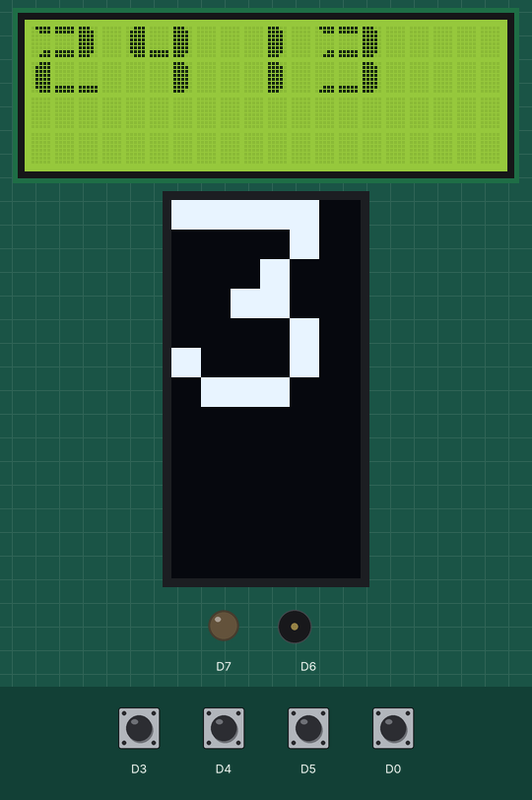
Recording of a sketch running on a simulated ESP8266 (NodeMCU). Parts: 20×4 character LCD, 64×128 one-colour display, output pins drawn as LEDs (lit = HIGH), buzzer (waves = sounding). Dashed ring = blinking. Inputs (shaded band) come from the test bench; at power-on: D0, D3–5 HIGH. WiFi joins after 1.5 s; servers stay silent unless stated; the display library's start-up logo is not drawn; uploads are accepted with an empty reply; random numbers use the default seed unless the sketch sets one; what the sketch prints to the serial monitor is not drawn.

Above: at 8.5 s.
8.6 s: D4 pulled LOW for 0.15 s
At 10.2 s:
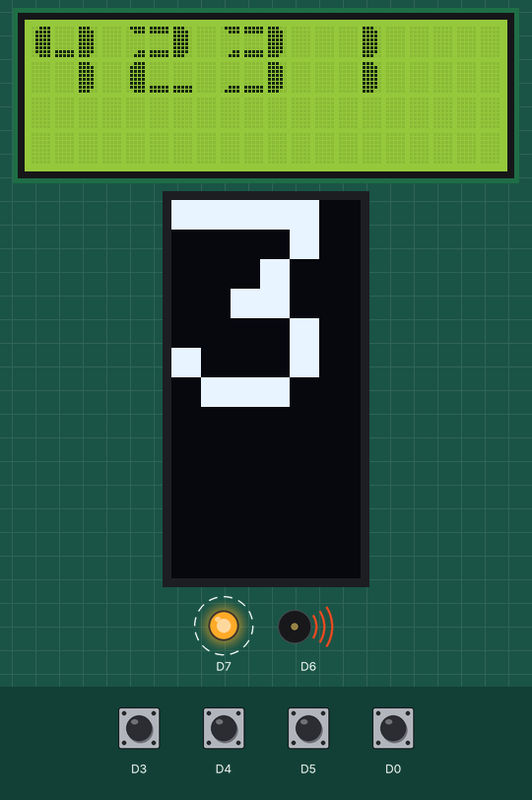
11.7 s: D3 pulled LOW for 0.15 s
At 14.7 s:
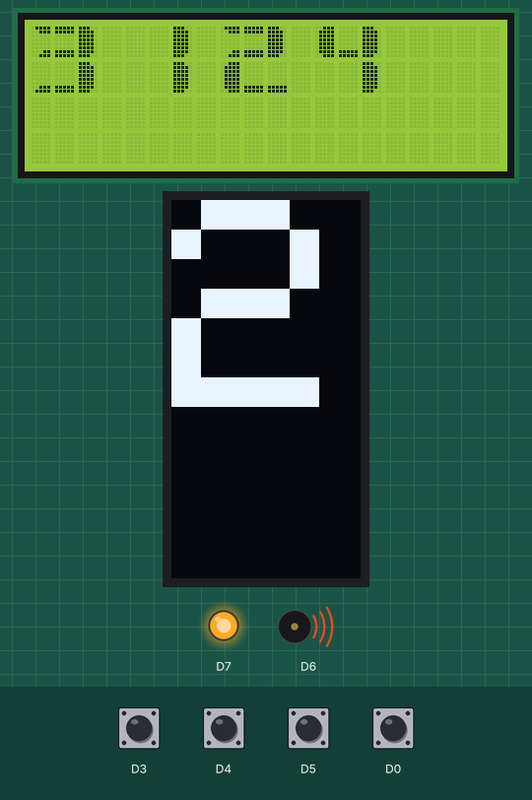
14.8 s: D5 pulled LOW for 1 s
At 18.5 s:
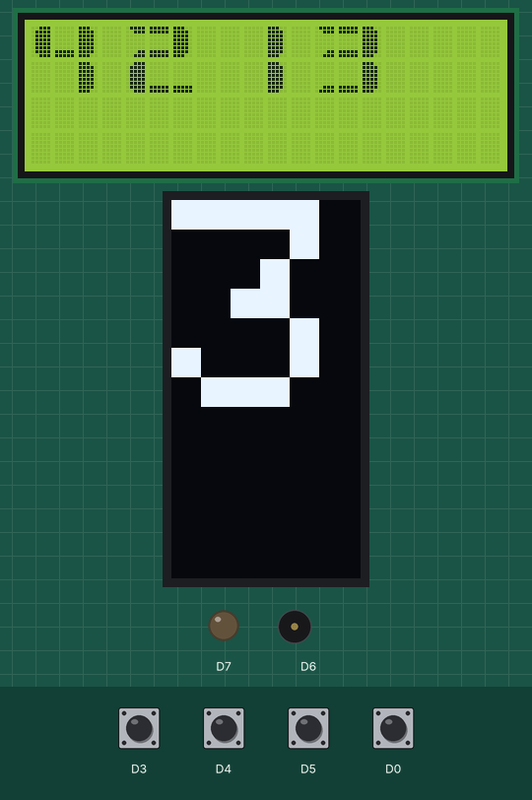
18.8 s: D0 pulled LOW for 0.15 s
At 20.7 s:
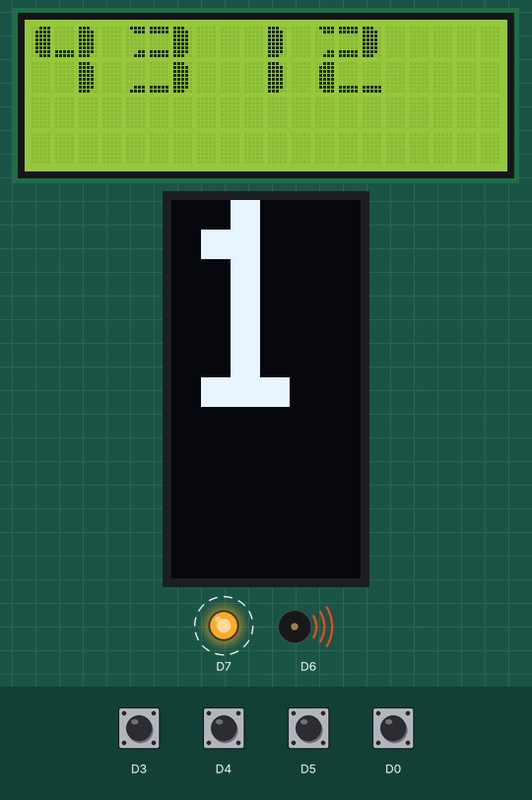
21.9 s: D5 pulled LOW for 0.15 s
At 23.7 s:
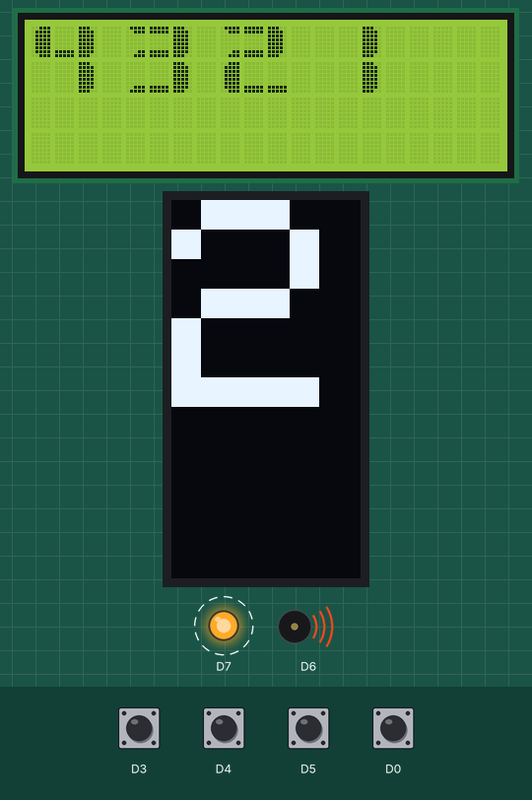
25.0 s: D3 pulled LOW for 1 s
At 27.4 s:
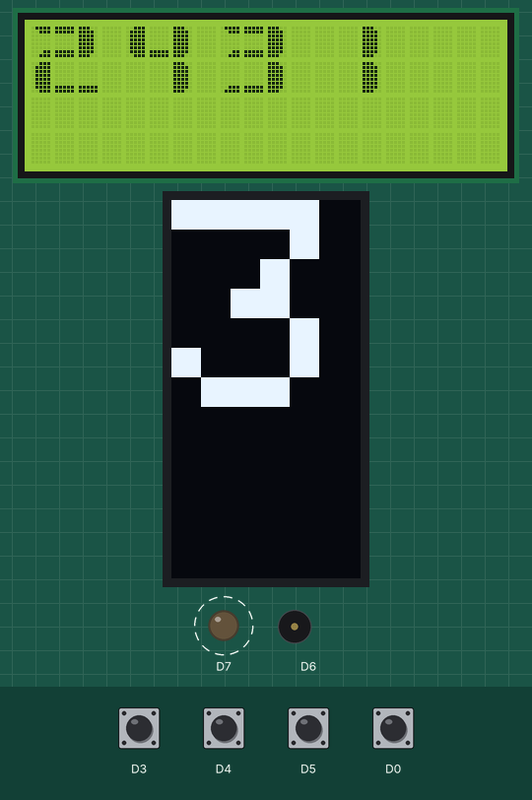
Timing chart, 0 to 28.9 s (numbered marks = the images above; inputs shaded):
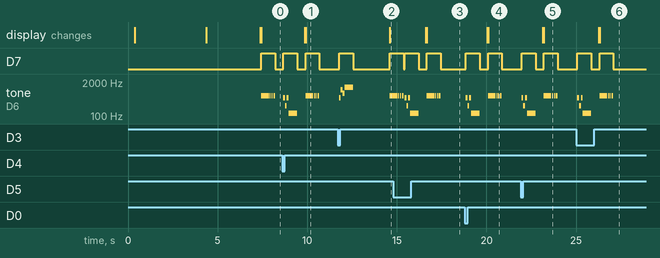

Measured:
- after the input at 8.6 s, D7: alternates HIGH for 0.78 s and LOW for 0.46 s, starting after 0.07 s; tone on D6: plays 500 Hz for 0.10 s, 250 Hz for 0.10 s, 500 Hz for 0.10 s, 125 Hz for 0.47 s, 600 Hz for 0.42 s, 600 Hz for 0.05 s … (8 notes in this stretch), starting after 0.07 s; the display: first changes after 1.2 s (image 1 shows a later state)
- after the input at 11.7 s, D7: LOW → HIGH after 0.08 s, → LOW 0.78 s later, → HIGH 2.1 s later; tone on D6: plays 500 Hz for 0.10 s, 1000 Hz for 0.10 s, 750 Hz for 0.10 s, 1250 Hz for 0.47 s, 600 Hz for 0.19 s, starting after 0.08 s; the display: changes after 2.9 s (image 2)
- after the input at 14.8 s, the display: first changes after 1.8 s (image 3 shows a later state)
- after the input at 18.8 s, D7: alternates HIGH for 0.78 s and LOW for 0.46 s, starting after 0.05 s; tone on D6: plays 500 Hz for 0.10 s, 250 Hz for 0.10 s, 500 Hz for 0.10 s, 125 Hz for 0.47 s, 600 Hz for 0.42 s, 600 Hz for 0.05 s … (8 notes in this stretch), starting after 0.05 s; the display: first changes after 1.2 s (image 4 shows a later state)
- after the input at 21.9 s, D7: alternates HIGH for 0.78 s and LOW for 0.46 s, starting after 0.06 s; tone on D6: plays 500 Hz for 0.10 s, 250 Hz for 0.10 s, 500 Hz for 0.10 s, 125 Hz for 0.47 s, 600 Hz for 0.42 s, 600 Hz for 0.05 s … (8 notes in this stretch), starting after 0.06 s; the display: first changes after 1.2 s (image 5 shows a later state)
- after the input at 25.0 s, D7: alternates HIGH for 0.78 s and LOW for 0.46 s, 4 changes in all, then stays LOW, starting after 0.07 s; tone on D6: plays 500 Hz for 0.10 s, 250 Hz for 0.10 s, 500 Hz for 0.10 s, 125 Hz for 0.47 s, 600 Hz for 0.42 s, 600 Hz for 0.05 s … (8 notes in this stretch), starting after 0.07 s
- by itself, tone on D6: repeats every 0.10 s: silent 0.05 s, 600 Hz 0.05 s

The sketch:

memory_game.ino
```cpp
#include <SPI.h>
#include <Wire.h>
#include <Adafruit_GFX.h>
#include <Adafruit_SH110X.h>

#include "bigFont.h" // has LiquidCrystal_I2C.h inside
#include "connectionHandler.h"

#define i2c_Address 0x3c
#define SCREEN_WIDTH 128
#define SCREEN_HEIGHT 64
#define OLED_RESET -1

Adafruit_SH1106G oled = Adafruit_SH1106G(SCREEN_WIDTH, SCREEN_HEIGHT, &Wire, OLED_RESET);

int stageVal[] = {0, 0, 0, 0, 0};
int stageBtns[5][4] = {{1, 2, 3, 4}, {1, 2, 3, 4}, {1, 2, 3, 4}, {1, 2, 3, 4}, {1, 2, 3, 4}};
int correctBtns[5][2] = {{0, 0}, {0, 0}, {0, 0}, {0, 0}, {0, 0}};
int buttons[] = {D5, D4, D3, D0};

int win = false;
int isFailed = false;
int strikes = 0;

void setup() {
  delay(250);
  Serial.begin(9600);

  pinMode(D0, INPUT_PULLUP);
  pinMode(D3, INPUT_PULLUP);
  pinMode(D4, INPUT_PULLUP);
  pinMode(D5, INPUT_PULLUP);

  pinMode(D6, OUTPUT);
  pinMode(D7, OUTPUT);

  // 16x2 LCD setup
  lcd.init();
  lcd.backlight();
  lcd.clear();
  declareBigFont();

  // OLED setup
  oled.begin(i2c_Address, true);
  oled.display();
  delay(2000);
  oled.clearDisplay();
  oled.setRotation(1);
  oled.setTextSize(10);
  oled.setTextColor(SH110X_WHITE);

  if (connectToMainBoard("asdf", "123456789")) {
    if (sendHandshake("memory")) {
      oled.setRotation(0);
      oled.clearDisplay();
      oled.setCursor(0, 0);
      oled.setTextSize(1);

      strikes = getStrikes();
      if (strikes > 2) isFailed = true;

      oled.clearDisplay();
      oled.println("Handshake done\nStrikes: " + String(strikes));
      oled.display();

      delay(3000);
    }
  }

  oled.setTextSize(10);
  oled.clearDisplay();
  oled.setRotation(1);
  oled.display();

  randomSeed(ESP.getCycleCount());
  startNewGame();
}

void loop() {
  if (isFailed || strikes > 2) {
    isFailed = true;
    oled.setRotation(0);
    oled.clearDisplay();
    oled.setCursor(0, 5);
    oled.setTextSize(2);
    oled.println("Defusing\nFailed");
    oled.display();
    for(;;) delay(1000);
  } else if (win) {
    // Keeps the "COMPLETED" screen visible
    for(;;) delay(1000);
  }

  int pos = -1;
  for(int i = 0; i < 5; i++) {
    Serial.print("Round #");
    Serial.print(i + 1);
    Serial.println(", start!");
    updateDisplays(i);
    buzzerTunes(2);

    pos = -1;
    while(pos == -1) {
      if(digitalRead(D5) == 0) pos = 0;
      if(digitalRead(D4) == 0) pos = 1;
      if(digitalRead(D3) == 0) pos = 2;
      if(digitalRead(D0) == 0) pos = 3;
      delay(50);
    }

    if(pos == correctBtns[i][1]) {
      Serial.print("Button #");
      Serial.print(pos + 1);
      Serial.println(" is correct!");
      buzzerTunes(0);

      // Check if this was the final stage (Stage 5)
      if(i == 4) {
        win = true;

        // --- COMPLETION FEEDBACK ---
        oled.setRotation(0);      // Horizontal mode
        oled.clearDisplay();
        oled.setTextSize(2);
        oled.setCursor(10, 20);
        oled.println("COMPLETED");
        oled.display();

        Serial.println("[!] Puzzle Solved! Sending finished signal...");

        if (sendFinished("memory")) {
          Serial.println("[+] Main board acknowledged completion.");
        } else {
          Serial.println("[-] Failed to notify main board.");
        }

        break;
      }
    }
    else {
      Serial.print("Button #");
      Serial.print(pos + 1);
      Serial.println(" is wrong!");
      buzzerTunes(1);

      sendStrike();
      strikes = getStrikes();

      startNewGame();
      break;
    }

    delay(2000);
  }
}

void updateDisplays(int currentStage) {
  lcd.clear();
  for(int i = 0; i < 4; i++) {
    printNumber(stageBtns[currentStage][i], i * 4);
  }
  oled.clearDisplay();
  oled.setCursor(0, 0);
  oled.print(stageVal[currentStage]);
  oled.display();
}

void startNewGame() {
  lcd.clear();
  oled.clearDisplay();
  generateStageVal();
  generateStageBtns();
  generateCorrectBtns();
}

void generateStageVal() {
  for(int i = 0; i < 5; i++) {
    stageVal[i] = random(1, 5);
  }
}

void generateStageBtns() {
  int rstStageBtns[5][4] = {{1, 2, 3, 4}, {1, 2, 3, 4}, {1, 2, 3, 4}, {1, 2, 3, 4}, {1, 2, 3, 4}};
  memcpy(stageBtns, rstStageBtns, sizeof(rstStageBtns));

  for(int i = 0; i < 5; i++) {
    for (int j = 3; j > 0; --j) {
      int randNum = random(0, j + 1);
      int tempNum = stageBtns[i][j];
      stageBtns[i][j] = stageBtns[i][randNum];
      stageBtns[i][randNum] = tempNum;
    }
  }
}

void generateCorrectBtns() {
  for(int i = 0; i < 5; i++) {
    switch(i) {
      case 0: // Stage #1
        switch(stageVal[i]) {
          case 1: correctBtns[0][0] = stageBtns[0][1]; correctBtns[0][1] = 1; break;
          case 2: correctBtns[0][0] = stageBtns[0][1]; correctBtns[0][1] = 1; break;
          case 3: correctBtns[0][0] = stageBtns[0][2]; correctBtns[0][1] = 2; break;
          case 4: correctBtns[0][0] = stageBtns[0][3]; correctBtns[0][1] = 3; break;
        }
        break;
      case 1: // Stage #2
        switch(stageVal[i]) {
          case 1: correctBtns[1][0] = 4; correctBtns[1][1] = getBtnPos(4, 1); break;
          case 2: correctBtns[1][0] = stageBtns[1][correctBtns[0][1]]; correctBtns[1][1] = correctBtns[0][1]; break;
          case 3: correctBtns[1][0] = stageBtns[1][0]; correctBtns[1][1] = 0; break;
          case 4: correctBtns[1][0] = stageBtns[1][correctBtns[0][1]]; correctBtns[1][1] = correctBtns[0][1]; break;
        }
        break;
      case 2: // Stage #3
        switch(stageVal[i]) {
          case 1: correctBtns[2][0] = correctBtns[1][0]; correctBtns[2][1] = getBtnPos(correctBtns[1][0], 2); break;
          case 2: correctBtns[2][0] = correctBtns[0][0]; correctBtns[2][1] = getBtnPos(correctBtns[0][0], 2); break;
          case 3: correctBtns[2][0] = stageBtns[2][2]; correctBtns[2][1] = 2; break;
          case 4: correctBtns[2][0] = 4; correctBtns[2][1] = getBtnPos(4, 2); break;
        }
        break;
      case 3: // Stage #4
        switch(stageVal[i]) {
          case 1: correctBtns[3][0] = stageBtns[3][correctBtns[0][1]]; correctBtns[3][1] = correctBtns[0][1]; break;
          case 2: correctBtns[3][0] = stageBtns[3][0]; correctBtns[3][1] = 0; break;
          case 3: correctBtns[3][0] = stageBtns[3][correctBtns[1][1]]; correctBtns[3][1] = correctBtns[1][1]; break;
          case 4: correctBtns[3][0] = stageBtns[3][correctBtns[1][1]]; correctBtns[3][1] = correctBtns[1][1]; break;
        }
        break;
      case 4: // Stage #5
        switch(stageVal[i]) {
          case 1: correctBtns[4][0] = correctBtns[0][0]; correctBtns[4][1] = getBtnPos(correctBtns[0][0], 4); break;
          case 2: correctBtns[4][0] = correctBtns[1][0]; correctBtns[4][1] = getBtnPos(correctBtns[1][0], 4); break;
          case 3: correctBtns[4][0] = correctBtns[3][0]; correctBtns[4][1] = getBtnPos(correctBtns[3][0], 4); break;
          case 4: correctBtns[4][0] = correctBtns[2][0]; correctBtns[4][1] = getBtnPos(correctBtns[2][0], 4); break;
        }
        break;
    }
  }
}

int getBtnPos(int value, int stage) {
  for (int i = 0; i < 4; i++) {
    if (stageBtns[stage][i] == value) return i;
  }
  return 0;
}

void buzzerTunes(int tunes) {
  switch(tunes) {
    case 0: // Correct
      digitalWrite(D7, HIGH); tone(D6, 500, 100); delay(100);
      tone(D6, 1000, 100); delay(100);
      tone(D6, 750, 100); delay(100);
      tone(D6, 1250, 475); delay(475);
      digitalWrite(D7, LOW);
      break;
    case 1: // Wrong
      digitalWrite(D7, HIGH); tone(D6, 500, 100); delay(100);
      tone(D6, 250, 100); delay(100);
      tone(D6, 500, 100); delay(100);
      tone(D6, 125, 475); delay(475);
      digitalWrite(D7, LOW);
      break;
    case 2: // Round Start
      digitalWrite(D7, HIGH); tone(D6, 600, 425); delay(475);
      tone(D6, 600, 50); delay(100);
      tone(D6, 600, 50); delay(100);
      tone(D6, 600, 100); delay(100);
      digitalWrite(D7, LOW);
      break;
  }
}
```

bigFont.h
```cpp
#include <LiquidCrystal_I2C.h>
LiquidCrystal_I2C lcd(0x27,20,4);

// the 8 arrays that form each segment of the custom numbers
byte bar1[8] =
{
        B11100,
        B11110,
        B11110,
        B11110,
        B11110,
        B11110,
        B11110,
        B11100
};
byte bar2[8] =
{
        B00111,
        B01111,
        B01111,
        B01111,
        B01111,
        B01111,
        B01111,
        B00111
};
byte bar3[8] =
{
        B11111,
        B11111,
        B00000,
        B00000,
        B00000,
        B00000,
        B11111,
        B11111
};
byte bar4[8] =
{
        B11110,
        B11100,
        B00000,
        B00000,
        B00000,
        B00000,
        B11000,
        B11100
};
byte bar5[8] =
{
        B01111,
        B00111,
        B00000,
        B00000,
        B00000,
        B00000,
        B00011,
        B00111
};
byte bar6[8] =
{
        B00000,
        B00000,
        B00000,
        B00000,
        B00000,
        B00000,
        B11111,
        B11111
};
byte bar7[8] =
{
        B00000,
        B00000,
        B00000,
        B00000,
        B00000,
        B00000,
        B00111,
        B01111
};
byte bar8[8] =
{
        B11111,
        B11111,
        B00000,
        B00000,
        B00000,
        B00000,
        B00000,
        B00000
};

void declareBigFont() {
  lcd.createChar(1,bar1);
  lcd.createChar(2,bar2);
  lcd.createChar(3,bar3);
  lcd.createChar(4,bar4);
  lcd.createChar(5,bar5);
  lcd.createChar(6,bar6);
  lcd.createChar(7,bar7);
  lcd.createChar(8,bar8);
}

void custom0(int col)
{ // uses segments to build the number 0
  lcd.setCursor(col, 0);
  lcd.write(2);
  lcd.write(8);
  lcd.write(1);
  lcd.setCursor(col, 1);
  lcd.write(2);
  lcd.write(6);
  lcd.write(1);
}

void custom1(int col)
{
  lcd.setCursor(col,0);
  lcd.write(32);
  lcd.write(32);
  lcd.write(1);
  lcd.setCursor(col,1);
  lcd.write(32);
  lcd.write(32);
  lcd.write(1);
}

void custom2(int col)
{
  lcd.setCursor(col,0);
  lcd.write(5);
  lcd.write(3);
  lcd.write(1);
  lcd.setCursor(col, 1);
  lcd.write(2);
  lcd.write(6);
  lcd.write(6);
}

void custom3(int col)
{
  lcd.setCursor(col,0);
  lcd.write(5);
  lcd.write(3);
  lcd.write(1);
  lcd.setCursor(col, 1);
  lcd.write(7);
  lcd.write(6);
  lcd.write(1);
}

void custom4(int col)
{
  lcd.setCursor(col,0);
  lcd.write(2);
  lcd.write(6);
  lcd.write(1);
  lcd.setCursor(col, 1);
  lcd.write(32);
  lcd.write(32);
  lcd.write(1);
}

void custom5(int col)
{
  lcd.setCursor(col,0);
  lcd.write(2);
  lcd.write(3);
  lcd.write(4);
  lcd.setCursor(col, 1);
  lcd.write(7);
  lcd.write(6);
  lcd.write(1);
}

void custom6(int col)
{
  lcd.setCursor(col,0);
  lcd.write(2);
  lcd.write(3);
  lcd.write(4);
  lcd.setCursor(col, 1);
  lcd.write(2);
  lcd.write(6);
  lcd.write(1);
}

void custom7(int col)
{
  lcd.setCursor(col,0);
  lcd.write(2);
  lcd.write(8);
  lcd.write(1);
  lcd.setCursor(col, 1);
  lcd.write(32);
  lcd.write(32);
  lcd.write(1);
}

void custom8(int col)
{
  lcd.setCursor(col, 0);
  lcd.write(2);
  lcd.write(3);
  lcd.write(1);
  lcd.setCursor(col, 1);
  lcd.write(2);
  lcd.write(6);
  lcd.write(1);
}

void custom9(int col)
{
  lcd.setCursor(col, 0);
  lcd.write(2);
  lcd.write(3);
  lcd.write(1);
  lcd.setCursor(col, 1);
  lcd.write(7);
  lcd.write(6);
  lcd.write(1);
}

void printNumber(int value, int col) {
  if (value == 0) {
    custom0(col);
  } if (value == 1) {
    custom1(col);
  } if (value == 2) {
    custom2(col);
  } if (value == 3) {
    custom3(col);
  } if (value == 4) {
    custom4(col);
  } if (value == 5) {
    custom5(col);
  } if (value == 6) {
    custom6(col);
  } if (value == 7) {
    custom7(col);
  } if (value == 8) {
    custom8(col);
  } if (value == 9) {
    custom9(col);
  }
}   
```

connectionHandler.h
```cpp
#include <ESP8266WiFi.h>
#include <ESP8266HTTPClient.h>
#include <ArduinoJson.h>

const char* SERVER_IP = "http://192.168.4.1";
bool isHandshake = false;

String performRequest(const String& path, const String& method = "GET", const String& payload = "") {
    if (WiFi.status() != WL_CONNECTED) {
        Serial.println("[-] WiFi Disconnected");
        return "";
    }

    WiFiClient client;
    HTTPClient http;
    String url = String(SERVER_IP) + path;
    String response = "";

    http.begin(client, url);

    if (method == "POST") {
        http.addHeader("Content-Type", "application/x-www-form-urlencoded");
    }

    int httpCode = (method == "POST") ? http.POST(payload) : http.GET();

    if (httpCode == HTTP_CODE_OK) {
        response = http.getString();
    } else {
        Serial.printf("[!!] Handshake Failed, error: %s\n",http.errorToString(httpCode).c_str());
    }

    http.end();
    return response;
}

bool connectToMainBoard(const char* ssid, const char* passwd) {
    Serial.print("[+] Connecting to AP");
    WiFi.begin(ssid, passwd);

    while (WiFi.status() != WL_CONNECTED) {
        delay(500);
        Serial.print(".");
    }
    Serial.println("\n[+] Connected!");
    return true;
}

bool sendHandshake(String id) {
  if (WiFi.status() == WL_CONNECTED) {
    WiFiClient client;
    HTTPClient http;
    http.begin(client, "http://192.168.4.1/handshake?ID=" + id);
    http.setTimeout(5000);
    int httpResponseCode = http.POST("");
    if (httpResponseCode < 0) {
        Serial.printf("[-] Error: %s\n", http.errorToString(httpResponseCode).c_str());
        return false;
    }
    http.end();
    isHandshake = true;
    return true;
  }
  return false;
}

void sendStrike() {
    performRequest("/strike", "POST");
}

bool sendFinished(String id) {
    if (WiFi.status() == WL_CONNECTED) {
        WiFiClient client;
        HTTPClient http;

        // Construct the URL with the ID as a query parameter
        String url = String(SERVER_IP) + "/finished?ID=" + id;

        http.begin(client, url);
        http.setTimeout(5000);

        // Sending an empty body as the ID is passed in the URL
        int httpResponseCode = http.POST("");

        if (httpResponseCode > 0) {
            Serial.printf("[+] Finished signal sent. Response: %d\n", httpResponseCode);
            http.end();
            return true;
        } else {
            Serial.printf("[-] Failed to send finished signal: %s\n", http.errorToString(httpResponseCode).c_str());
            http.end();
            return false;
        }
    }
    return false;
}


int getStrikes() {
    String res = performRequest("/get_strikes", "GET");
    return (res != "") ? res.toInt() : 0;
}

bool getWidgets(JsonDocument& doc) {
    String response = performRequest("/widgets", "GET");
    if (response == "") return false;

    DeserializationError err = deserializeJson(doc, response);
    if (err) {
        Serial.print(F("[-] JSON Deserialization failed: "));
        Serial.println(err.f_str());
        return false;
    }

    return true;
}

// Add this helper function to connectionHandler.h
bool hasVowel() {
    JsonDocument doc;
    if (getWidgets(doc)) {
        // Assuming the main board provides a "serial" field in the JSON
        String serial = doc["serialNumber"] | "";
        serial.toLowerCase();
        const char* vowels = "aeiou";
        for (int i = 0; i < serial.length(); i++) {
            if (strchr(vowels, serial[i])) return true;
        }
    }
    return false; // Default if check fails or no vowel found
}

bool checkLastDigit() {
    JsonDocument doc;

    bool isOdd = false;

    if (getWidgets(doc)) {
        String serialNumber = doc["serialNumber"];
        Serial.println("serialNumber: " + serialNumber);

        if (serialNumber[serialNumber.length() - 1] % 2 == 1) {
            isOdd = true;
        }

    } else Serial.println("[!!] Failed to get widgets.");

    return isOdd;
}
```
